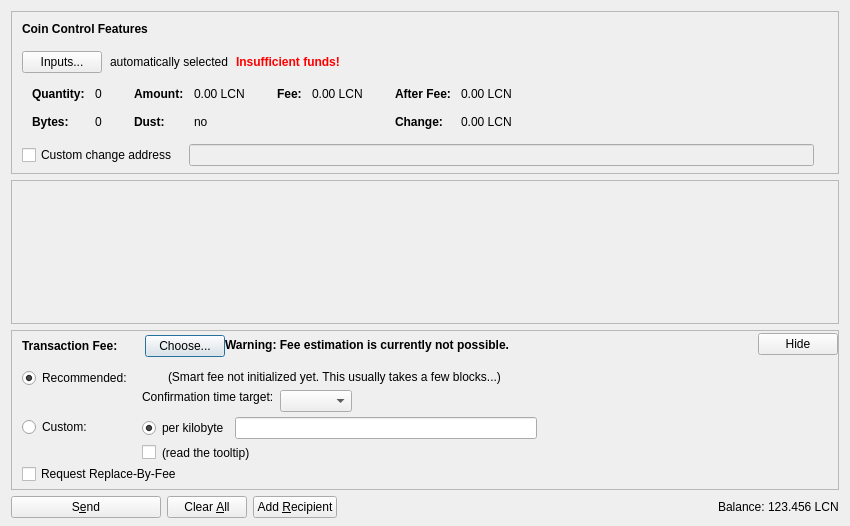
<?xml version="1.0" encoding="UTF-8"?>
<ui version="4.0">
 <class>SendCoinsDialog</class>
 <widget class="QDialog" name="SendCoinsDialog">
  <property name="geometry">
   <rect>
    <x>0</x>
    <y>0</y>
    <width>850</width>
    <height>526</height>
   </rect>
  </property>
  <property name="windowTitle">
   <string>Send Coins</string>
  </property>
  <layout class="QVBoxLayout" name="verticalLayout" stretch="0,1,0,0">
   <property name="bottomMargin">
    <number>8</number>
   </property>
   <item>
    <widget class="QFrame" name="frameCoinControl">
     <property name="sizePolicy">
      <sizepolicy hsizetype="Expanding" vsizetype="Expanding">
       <horstretch>0</horstretch>
       <verstretch>0</verstretch>
      </sizepolicy>
     </property>
     <property name="maximumSize">
      <size>
       <width>16777215</width>
       <height>16777215</height>
      </size>
     </property>
     <property name="frameShape">
      <enum>QFrame::StyledPanel</enum>
     </property>
     <property name="frameShadow">
      <enum>QFrame::Sunken</enum>
     </property>
     <layout class="QVBoxLayout" name="verticalLayoutCoinControl2">
      <property name="spacing">
       <number>0</number>
      </property>
      <property name="leftMargin">
       <number>0</number>
      </property>
      <property name="topMargin">
       <number>0</number>
      </property>
      <property name="rightMargin">
       <number>0</number>
      </property>
      <property name="bottomMargin">
       <number>6</number>
      </property>
      <item>
       <layout class="QVBoxLayout" name="verticalLayoutCoinControl" stretch="0,0,0,0,1">
        <property name="spacing">
         <number>0</number>
        </property>
        <property name="leftMargin">
         <number>10</number>
        </property>
        <property name="topMargin">
         <number>10</number>
        </property>
        <item>
         <layout class="QHBoxLayout" name="horizontalLayoutCoinControl1">
          <property name="bottomMargin">
           <number>15</number>
          </property>
          <item>
           <widget class="QLabel" name="labelCoinControlFeatures">
            <property name="sizePolicy">
             <sizepolicy hsizetype="Preferred" vsizetype="Maximum">
              <horstretch>0</horstretch>
              <verstretch>0</verstretch>
             </sizepolicy>
            </property>
            <property name="font">
             <font>
              <weight>75</weight>
              <bold>true</bold>
             </font>
            </property>
            <property name="styleSheet">
             <string notr="true">font-weight:bold;</string>
            </property>
            <property name="text">
             <string>Coin Control Features</string>
            </property>
           </widget>
          </item>
         </layout>
        </item>
        <item>
         <layout class="QHBoxLayout" name="horizontalLayoutCoinControl2" stretch="0,0,0,0">
          <property name="spacing">
           <number>8</number>
          </property>
          <property name="bottomMargin">
           <number>10</number>
          </property>
          <item>
           <widget class="QPushButton" name="pushButtonCoinControl">
            <property name="styleSheet">
             <string notr="true"/>
            </property>
            <property name="text">
             <string>Inputs...</string>
            </property>
            <property name="autoDefault">
             <bool>false</bool>
            </property>
           </widget>
          </item>
          <item>
           <widget class="QLabel" name="labelCoinControlAutomaticallySelected">
            <property name="text">
             <string>automatically selected</string>
            </property>
            <property name="margin">
             <number>5</number>
            </property>
           </widget>
          </item>
          <item>
           <widget class="QLabel" name="labelCoinControlInsuffFunds">
            <property name="font">
             <font>
              <weight>75</weight>
              <bold>true</bold>
             </font>
            </property>
            <property name="styleSheet">
             <string notr="true">color:red;font-weight:bold;</string>
            </property>
            <property name="text">
             <string>Insufficient funds!</string>
            </property>
            <property name="margin">
             <number>5</number>
            </property>
           </widget>
          </item>
          <item>
           <spacer name="horizontalSpacerCoinControl">
            <property name="orientation">
             <enum>Qt::Horizontal</enum>
            </property>
            <property name="sizeHint" stdset="0">
             <size>
              <width>40</width>
              <height>1</height>
             </size>
            </property>
           </spacer>
          </item>
         </layout>
        </item>
        <item>
         <widget class="QWidget" name="widgetCoinControl" native="true">
          <property name="sizePolicy">
           <sizepolicy hsizetype="Preferred" vsizetype="Preferred">
            <horstretch>0</horstretch>
            <verstretch>0</verstretch>
           </sizepolicy>
          </property>
          <property name="minimumSize">
           <size>
            <width>0</width>
            <height>0</height>
           </size>
          </property>
          <property name="styleSheet">
           <string notr="true"/>
          </property>
          <layout class="QHBoxLayout" name="horizontalLayoutCoinControl5">
           <property name="leftMargin">
            <number>0</number>
           </property>
           <property name="topMargin">
            <number>0</number>
           </property>
           <property name="rightMargin">
            <number>0</number>
           </property>
           <property name="bottomMargin">
            <number>0</number>
           </property>
           <item>
            <layout class="QHBoxLayout" name="horizontalLayoutCoinControl3" stretch="0,0,0,1">
             <property name="spacing">
              <number>20</number>
             </property>
             <property name="topMargin">
              <number>0</number>
             </property>
             <property name="bottomMargin">
              <number>10</number>
             </property>
             <item>
              <layout class="QFormLayout" name="formLayoutCoinControl1">
               <property name="horizontalSpacing">
                <number>10</number>
               </property>
               <property name="verticalSpacing">
                <number>14</number>
               </property>
               <property name="leftMargin">
                <number>10</number>
               </property>
               <property name="topMargin">
                <number>4</number>
               </property>
               <property name="rightMargin">
                <number>6</number>
               </property>
               <item row="0" column="0">
                <widget class="QLabel" name="labelCoinControlQuantityText">
                 <property name="font">
                  <font>
                   <weight>75</weight>
                   <bold>true</bold>
                  </font>
                 </property>
                 <property name="text">
                  <string>Quantity:</string>
                 </property>
                 <property name="margin">
                  <number>0</number>
                 </property>
                </widget>
               </item>
               <item row="0" column="1">
                <widget class="QLabel" name="labelCoinControlQuantity">
                 <property name="cursor">
                  <cursorShape>IBeamCursor</cursorShape>
                 </property>
                 <property name="contextMenuPolicy">
                  <enum>Qt::ActionsContextMenu</enum>
                 </property>
                 <property name="text">
                  <string notr="true">0</string>
                 </property>
                 <property name="margin">
                  <number>0</number>
                 </property>
                 <property name="textInteractionFlags">
                  <set>Qt::LinksAccessibleByMouse|Qt::TextSelectableByKeyboard|Qt::TextSelectableByMouse</set>
                 </property>
                </widget>
               </item>
               <item row="1" column="0">
                <widget class="QLabel" name="labelCoinControlBytesText">
                 <property name="font">
                  <font>
                   <weight>75</weight>
                   <bold>true</bold>
                  </font>
                 </property>
                 <property name="text">
                  <string>Bytes:</string>
                 </property>
                </widget>
               </item>
               <item row="1" column="1">
                <widget class="QLabel" name="labelCoinControlBytes">
                 <property name="cursor">
                  <cursorShape>IBeamCursor</cursorShape>
                 </property>
                 <property name="contextMenuPolicy">
                  <enum>Qt::ActionsContextMenu</enum>
                 </property>
                 <property name="text">
                  <string notr="true">0</string>
                 </property>
                 <property name="textInteractionFlags">
                  <set>Qt::LinksAccessibleByMouse|Qt::TextSelectableByKeyboard|Qt::TextSelectableByMouse</set>
                 </property>
                </widget>
               </item>
              </layout>
             </item>
             <item>
              <layout class="QFormLayout" name="formLayoutCoinControl2">
               <property name="horizontalSpacing">
                <number>10</number>
               </property>
               <property name="verticalSpacing">
                <number>14</number>
               </property>
               <property name="leftMargin">
                <number>6</number>
               </property>
               <property name="topMargin">
                <number>4</number>
               </property>
               <property name="rightMargin">
                <number>6</number>
               </property>
               <item row="0" column="0">
                <widget class="QLabel" name="labelCoinControlAmountText">
                 <property name="font">
                  <font>
                   <weight>75</weight>
                   <bold>true</bold>
                  </font>
                 </property>
                 <property name="text">
                  <string>Amount:</string>
                 </property>
                 <property name="margin">
                  <number>0</number>
                 </property>
                </widget>
               </item>
               <item row="0" column="1">
                <widget class="QLabel" name="labelCoinControlAmount">
                 <property name="cursor">
                  <cursorShape>IBeamCursor</cursorShape>
                 </property>
                 <property name="contextMenuPolicy">
                  <enum>Qt::ActionsContextMenu</enum>
                 </property>
                 <property name="text">
                  <string notr="true">0.00 LCN</string>
                 </property>
                 <property name="textInteractionFlags">
                  <set>Qt::LinksAccessibleByMouse|Qt::TextSelectableByKeyboard|Qt::TextSelectableByMouse</set>
                 </property>
                </widget>
               </item>
               <item row="1" column="0">
                <widget class="QLabel" name="labelCoinControlLowOutputText">
                 <property name="font">
                  <font>
                   <weight>75</weight>
                   <bold>true</bold>
                  </font>
                 </property>
                 <property name="text">
                  <string>Dust:</string>
                 </property>
                </widget>
               </item>
               <item row="1" column="1">
                <widget class="QLabel" name="labelCoinControlLowOutput">
                 <property name="cursor">
                  <cursorShape>IBeamCursor</cursorShape>
                 </property>
                 <property name="contextMenuPolicy">
                  <enum>Qt::ActionsContextMenu</enum>
                 </property>
                 <property name="text">
                  <string notr="true">no</string>
                 </property>
                 <property name="textInteractionFlags">
                  <set>Qt::LinksAccessibleByMouse|Qt::TextSelectableByKeyboard|Qt::TextSelectableByMouse</set>
                 </property>
                </widget>
               </item>
              </layout>
             </item>
             <item>
              <layout class="QFormLayout" name="formLayoutCoinControl3">
               <property name="horizontalSpacing">
                <number>10</number>
               </property>
               <property name="verticalSpacing">
                <number>14</number>
               </property>
               <property name="leftMargin">
                <number>6</number>
               </property>
               <property name="topMargin">
                <number>4</number>
               </property>
               <property name="rightMargin">
                <number>6</number>
               </property>
               <item row="0" column="0">
                <widget class="QLabel" name="labelCoinControlFeeText">
                 <property name="font">
                  <font>
                   <weight>75</weight>
                   <bold>true</bold>
                  </font>
                 </property>
                 <property name="text">
                  <string>Fee:</string>
                 </property>
                 <property name="margin">
                  <number>0</number>
                 </property>
                </widget>
               </item>
               <item row="0" column="1">
                <widget class="QLabel" name="labelCoinControlFee">
                 <property name="cursor">
                  <cursorShape>IBeamCursor</cursorShape>
                 </property>
                 <property name="contextMenuPolicy">
                  <enum>Qt::ActionsContextMenu</enum>
                 </property>
                 <property name="text">
                  <string notr="true">0.00 LCN</string>
                 </property>
                 <property name="textInteractionFlags">
                  <set>Qt::LinksAccessibleByMouse|Qt::TextSelectableByKeyboard|Qt::TextSelectableByMouse</set>
                 </property>
                </widget>
               </item>
              </layout>
             </item>
             <item>
              <layout class="QFormLayout" name="formLayoutCoinControl4">
               <property name="horizontalSpacing">
                <number>10</number>
               </property>
               <property name="verticalSpacing">
                <number>14</number>
               </property>
               <property name="leftMargin">
                <number>6</number>
               </property>
               <property name="topMargin">
                <number>4</number>
               </property>
               <property name="rightMargin">
                <number>6</number>
               </property>
               <item row="0" column="0">
                <widget class="QLabel" name="labelCoinControlAfterFeeText">
                 <property name="font">
                  <font>
                   <weight>75</weight>
                   <bold>true</bold>
                  </font>
                 </property>
                 <property name="text">
                  <string>After Fee:</string>
                 </property>
                 <property name="margin">
                  <number>0</number>
                 </property>
                </widget>
               </item>
               <item row="0" column="1">
                <widget class="QLabel" name="labelCoinControlAfterFee">
                 <property name="cursor">
                  <cursorShape>IBeamCursor</cursorShape>
                 </property>
                 <property name="contextMenuPolicy">
                  <enum>Qt::ActionsContextMenu</enum>
                 </property>
                 <property name="text">
                  <string notr="true">0.00 LCN</string>
                 </property>
                 <property name="textInteractionFlags">
                  <set>Qt::LinksAccessibleByMouse|Qt::TextSelectableByKeyboard|Qt::TextSelectableByMouse</set>
                 </property>
                </widget>
               </item>
               <item row="1" column="0">
                <widget class="QLabel" name="labelCoinControlChangeText">
                 <property name="font">
                  <font>
                   <weight>75</weight>
                   <bold>true</bold>
                  </font>
                 </property>
                 <property name="text">
                  <string>Change:</string>
                 </property>
                </widget>
               </item>
               <item row="1" column="1">
                <widget class="QLabel" name="labelCoinControlChange">
                 <property name="cursor">
                  <cursorShape>IBeamCursor</cursorShape>
                 </property>
                 <property name="contextMenuPolicy">
                  <enum>Qt::ActionsContextMenu</enum>
                 </property>
                 <property name="text">
                  <string notr="true">0.00 LCN</string>
                 </property>
                 <property name="textInteractionFlags">
                  <set>Qt::LinksAccessibleByMouse|Qt::TextSelectableByKeyboard|Qt::TextSelectableByMouse</set>
                 </property>
                </widget>
               </item>
              </layout>
             </item>
            </layout>
           </item>
          </layout>
         </widget>
        </item>
        <item>
         <layout class="QHBoxLayout" name="horizontalLayoutCoinControl4" stretch="0,0,0">
          <property name="spacing">
           <number>12</number>
          </property>
          <property name="sizeConstraint">
           <enum>QLayout::SetDefaultConstraint</enum>
          </property>
          <property name="topMargin">
           <number>5</number>
          </property>
          <property name="rightMargin">
           <number>5</number>
          </property>
          <item>
           <widget class="QCheckBox" name="checkBoxCoinControlChange">
            <property name="toolTip">
             <string>If this is activated, but the change address is empty or invalid, change will be sent to a newly generated address.</string>
            </property>
            <property name="text">
             <string>Custom change address</string>
            </property>
           </widget>
          </item>
          <item>
           <widget class="QValidatedLineEdit" name="lineEditCoinControlChange">
            <property name="enabled">
             <bool>false</bool>
            </property>
            <property name="sizePolicy">
             <sizepolicy hsizetype="Expanding" vsizetype="Fixed">
              <horstretch>0</horstretch>
              <verstretch>0</verstretch>
             </sizepolicy>
            </property>
           </widget>
          </item>
          <item>
           <widget class="QLabel" name="labelCoinControlChangeLabel">
            <property name="sizePolicy">
             <sizepolicy hsizetype="Preferred" vsizetype="Expanding">
              <horstretch>0</horstretch>
              <verstretch>0</verstretch>
             </sizepolicy>
            </property>
            <property name="minimumSize">
             <size>
              <width>0</width>
              <height>0</height>
             </size>
            </property>
            <property name="text">
             <string/>
            </property>
            <property name="margin">
             <number>3</number>
            </property>
           </widget>
          </item>
         </layout>
        </item>
        <item>
         <spacer name="verticalSpacerCoinControl">
          <property name="orientation">
           <enum>Qt::Vertical</enum>
          </property>
          <property name="sizeHint" stdset="0">
           <size>
            <width>800</width>
            <height>1</height>
           </size>
          </property>
         </spacer>
        </item>
       </layout>
      </item>
     </layout>
    </widget>
   </item>
   <item>
    <widget class="QScrollArea" name="scrollArea">
     <property name="widgetResizable">
      <bool>true</bool>
     </property>
     <widget class="QWidget" name="scrollAreaWidgetContents">
      <property name="geometry">
       <rect>
        <x>0</x>
        <y>0</y>
        <width>830</width>
        <height>104</height>
       </rect>
      </property>
      <layout class="QVBoxLayout" name="verticalLayout_2" stretch="0,1">
       <property name="leftMargin">
        <number>0</number>
       </property>
       <property name="topMargin">
        <number>0</number>
       </property>
       <property name="rightMargin">
        <number>0</number>
       </property>
       <property name="bottomMargin">
        <number>0</number>
       </property>
       <item>
        <layout class="QVBoxLayout" name="entries">
         <property name="spacing">
          <number>6</number>
         </property>
        </layout>
       </item>
       <item>
        <spacer name="verticalSpacer">
         <property name="orientation">
          <enum>Qt::Vertical</enum>
         </property>
         <property name="sizeHint" stdset="0">
          <size>
           <width>20</width>
           <height>40</height>
          </size>
         </property>
        </spacer>
       </item>
      </layout>
     </widget>
    </widget>
   </item>
   <item>
    <widget class="QFrame" name="frameFee">
     <property name="sizePolicy">
      <sizepolicy hsizetype="Expanding" vsizetype="Expanding">
       <horstretch>0</horstretch>
       <verstretch>0</verstretch>
      </sizepolicy>
     </property>
     <property name="maximumSize">
      <size>
       <width>16777215</width>
       <height>16777215</height>
      </size>
     </property>
     <property name="frameShape">
      <enum>QFrame::StyledPanel</enum>
     </property>
     <property name="frameShadow">
      <enum>QFrame::Sunken</enum>
     </property>
     <layout class="QVBoxLayout" name="verticalLayoutFee1">
      <property name="spacing">
       <number>0</number>
      </property>
      <property name="leftMargin">
       <number>0</number>
      </property>
      <property name="topMargin">
       <number>0</number>
      </property>
      <property name="rightMargin">
       <number>0</number>
      </property>
      <property name="bottomMargin">
       <number>0</number>
      </property>
      <item>
       <layout class="QVBoxLayout" name="verticalLayoutFee2" stretch="0,0,0">
        <property name="spacing">
         <number>0</number>
        </property>
        <property name="leftMargin">
         <number>10</number>
        </property>
        <property name="topMargin">
         <number>0</number>
        </property>
        <item>
         <layout class="QHBoxLayout" name="horizontalLayoutFee1">
          <property name="bottomMargin">
           <number>0</number>
          </property>
          <item>
           <layout class="QVBoxLayout" name="verticalLayoutFee7">
            <property name="spacing">
             <number>0</number>
            </property>
            <item>
             <spacer name="verticalSpacerSmartFee">
              <property name="orientation">
               <enum>Qt::Vertical</enum>
              </property>
              <property name="sizeType">
               <enum>QSizePolicy::Fixed</enum>
              </property>
              <property name="sizeHint" stdset="0">
               <size>
                <width>1</width>
                <height>4</height>
               </size>
              </property>
             </spacer>
            </item>
            <item>
             <layout class="QHBoxLayout" name="horizontalLayoutSmartFee">
              <property name="spacing">
               <number>10</number>
              </property>
              <item>
               <widget class="QLabel" name="labelFeeHeadline">
                <property name="sizePolicy">
                 <sizepolicy hsizetype="Preferred" vsizetype="Maximum">
                  <horstretch>0</horstretch>
                  <verstretch>0</verstretch>
                 </sizepolicy>
                </property>
                <property name="font">
                 <font>
                  <weight>75</weight>
                  <bold>true</bold>
                 </font>
                </property>
                <property name="styleSheet">
                 <string notr="true">font-weight:bold;</string>
                </property>
                <property name="text">
                 <string>Transaction Fee:</string>
                </property>
               </widget>
              </item>
              <item>
               <widget class="QLabel" name="labelFeeMinimized">
                <property name="text">
                 <string/>
                </property>
               </widget>
              </item>
              <item>
               <widget class="QPushButton" name="buttonChooseFee">
                <property name="text">
                 <string>Choose...</string>
                </property>
               </widget>
              </item>
             </layout>
            </item>
            <item>
             <spacer name="verticalSpacer_5">
              <property name="orientation">
               <enum>Qt::Vertical</enum>
              </property>
              <property name="sizeHint" stdset="0">
               <size>
                <width>1</width>
                <height>1</height>
               </size>
              </property>
             </spacer>
            </item>
           </layout>
          </item>
          <item>
           <widget class="QLabel" name="fallbackFeeWarningLabel">
            <property name="toolTip">
             <string>Using the fallbackfee can result in sending a transaction that will take several hours or days (or never) to confirm. Consider choosing your fee manually or wait until you have validated the complete chain.</string>
            </property>
            <property name="font">
            <font>
                <weight>75</weight>
                <bold>true</bold>
            </font>
            </property>
            <property name="text">
             <string>Warning: Fee estimation is currently not possible.</string>
            </property>
            <property name="wordWrap">
             <bool>false</bool>
            </property>
           </widget>
          </item>
          <item>
           <spacer name="horizontalSpacer_4">
            <property name="orientation">
             <enum>Qt::Horizontal</enum>
            </property>
            <property name="sizeType">
             <enum>QSizePolicy::MinimumExpanding</enum>
            </property>
            <property name="sizeHint" stdset="0">
             <size>
              <width>40</width>
              <height>20</height>
             </size>
            </property>
           </spacer>
          </item>
          <item>
           <widget class="QPushButton" name="buttonMinimizeFee">
            <property name="toolTip">
             <string>collapse fee-settings</string>
            </property>
            <property name="text">
             <string>Hide</string>
            </property>
           </widget>
          </item>
         </layout>
        </item>
        <item>
         <widget class="QFrame" name="frameFeeSelection">
          <layout class="QVBoxLayout" name="verticalLayoutFee12">
           <property name="spacing">
            <number>0</number>
           </property>
           <property name="leftMargin">
            <number>0</number>
           </property>
           <property name="topMargin">
            <number>0</number>
           </property>
           <property name="rightMargin">
            <number>0</number>
           </property>
           <property name="bottomMargin">
            <number>0</number>
           </property>
           <item>
            <layout class="QGridLayout" name="gridLayoutFee">
             <property name="topMargin">
              <number>10</number>
             </property>
             <property name="bottomMargin">
              <number>4</number>
             </property>
             <property name="horizontalSpacing">
              <number>10</number>
             </property>
             <property name="verticalSpacing">
              <number>4</number>
             </property>
             <item row="1" column="1">
              <layout class="QVBoxLayout" name="verticalLayoutFee8">
               <property name="spacing">
                <number>6</number>
               </property>
               <item>
                <layout class="QHBoxLayout" name="horizontalLayoutFee13">
                 <item>
                  <widget class="QRadioButton" name="radioCustomPerKilobyte">
                   <property name="toolTip">
                    <string>If the custom fee is set to 1000 satoshis and the transaction is only 250 bytes, then &quot;per kilobyte&quot; only pays 250 satoshis in fee, while &quot;total at least&quot; pays 1000 satoshis. For transactions bigger than a kilobyte both pay by kilobyte.</string>
                   </property>
                   <property name="text">
                    <string>per kilobyte</string>
                   </property>
                   <property name="checked">
                    <bool>true</bool>
                   </property>
                   <attribute name="buttonGroup">
                    <string notr="true">groupCustomFee</string>
                   </attribute>
                  </widget>
                 </item>
                 <item>
                  <widget class="BitcoinAmountField" name="customFee"/>
                 </item>
                 <item>
                  <spacer name="horizontalSpacer_6">
                   <property name="orientation">
                    <enum>Qt::Horizontal</enum>
                   </property>
                   <property name="sizeHint" stdset="0">
                    <size>
                     <width>1</width>
                     <height>1</height>
                    </size>
                   </property>
                  </spacer>
                 </item>
                </layout>
               </item>
               <item>
                <layout class="QHBoxLayout" name="horizontalLayoutFee8">
                 <item>
                  <widget class="QCheckBox" name="checkBoxMinimumFee">
                   <property name="toolTip">
                    <string>Paying only the minimum fee is just fine as long as there is less transaction volume than space in the blocks. But be aware that this can end up in a never confirming transaction once there is more demand for liteconnect transactions than the network can process.</string>
                   </property>
                   <property name="text">
                    <string/>
                   </property>
                  </widget>
                 </item>
                 <item>
                  <widget class="QLabel" name="labelMinFeeWarning">
                   <property name="enabled">
                    <bool>true</bool>
                   </property>
                   <property name="toolTip">
                    <string>Paying only the minimum fee is just fine as long as there is less transaction volume than space in the blocks. But be aware that this can end up in a never confirming transaction once there is more demand for liteconnect transactions than the network can process.</string>
                   </property>
                   <property name="text">
                    <string>(read the tooltip)</string>
                   </property>
                   <property name="margin">
                    <number>5</number>
                   </property>
                  </widget>
                 </item>
                 <item>
                  <spacer name="horizontalSpacer_2">
                   <property name="orientation">
                    <enum>Qt::Horizontal</enum>
                   </property>
                   <property name="sizeHint" stdset="0">
                    <size>
                     <width>1</width>
                     <height>1</height>
                    </size>
                   </property>
                  </spacer>
                 </item>
                </layout>
               </item>
              </layout>
             </item>
             <item row="0" column="0">
              <layout class="QVBoxLayout" name="verticalLayoutFee4" stretch="0,1">
               <item>
                <widget class="QRadioButton" name="radioSmartFee">
                 <property name="text">
                  <string>Recommended:</string>
                 </property>
                 <property name="checked">
                  <bool>true</bool>
                 </property>
                 <attribute name="buttonGroup">
                  <string notr="true">groupFee</string>
                 </attribute>
                </widget>
               </item>
               <item>
                <spacer name="verticalSpacer_2">
                 <property name="orientation">
                  <enum>Qt::Vertical</enum>
                 </property>
                 <property name="sizeHint" stdset="0">
                  <size>
                   <width>1</width>
                   <height>1</height>
                  </size>
                 </property>
                </spacer>
               </item>
              </layout>
             </item>
             <item row="1" column="0">
              <layout class="QVBoxLayout" name="verticalLayoutFee9" stretch="0,1">
               <item>
                <widget class="QRadioButton" name="radioCustomFee">
                 <property name="text">
                  <string>Custom:</string>
                 </property>
                 <attribute name="buttonGroup">
                  <string notr="true">groupFee</string>
                 </attribute>
                </widget>
               </item>
               <item>
                <spacer name="verticalSpacer_6">
                 <property name="orientation">
                  <enum>Qt::Vertical</enum>
                 </property>
                 <property name="sizeHint" stdset="0">
                  <size>
                   <width>1</width>
                   <height>1</height>
                  </size>
                 </property>
                </spacer>
               </item>
              </layout>
             </item>
             <item row="0" column="1">
              <layout class="QVBoxLayout" name="verticalLayoutFee3" stretch="0,0,1">
               <property name="spacing">
                <number>6</number>
               </property>
               <property name="topMargin">
                <number>2</number>
               </property>
               <item>
                <layout class="QHBoxLayout" name="horizontalLayoutFee12">
                 <item>
                  <widget class="QLabel" name="labelSmartFee">
                   <property name="text">
                    <string/>
                   </property>
                   <property name="margin">
                    <number>2</number>
                   </property>
                  </widget>
                 </item>
                 <item>
                  <widget class="QLabel" name="labelFeeEstimation">
                   <property name="text">
                    <string/>
                   </property>
                  </widget>
                 </item>
                 <item>
                  <widget class="QLabel" name="labelSmartFee2">
                   <property name="text">
                    <string>(Smart fee not initialized yet. This usually takes a few blocks...)</string>
                   </property>
                   <property name="margin">
                    <number>2</number>
                   </property>
                  </widget>
                 </item>
                 <item>
                  <spacer name="horizontalSpacer_5">
                   <property name="orientation">
                    <enum>Qt::Horizontal</enum>
                   </property>
                   <property name="sizeHint" stdset="0">
                    <size>
                     <width>1</width>
                     <height>1</height>
                    </size>
                   </property>
                  </spacer>
                 </item>
                </layout>
               </item>
               <item>
                <layout class="QHBoxLayout" name="horizontalLayoutFee9">
                 <item>
                  <layout class="QVBoxLayout" name="verticalLayoutFee6">
                   <item>
                    <widget class="QLabel" name="labelSmartFee3">
                     <property name="text">
                      <string>Confirmation time target:</string>
                     </property>
                     <property name="margin">
                      <number>2</number>
                     </property>
                    </widget>
                   </item>
                   <item>
                    <spacer name="verticalSpacer_3">
                     <property name="orientation">
                      <enum>Qt::Vertical</enum>
                     </property>
                     <property name="sizeHint" stdset="0">
                      <size>
                       <width>1</width>
                       <height>1</height>
                      </size>
                     </property>
                    </spacer>
                   </item>
                  </layout>
                 </item>
                 <item>
                  <layout class="QVBoxLayout" name="verticalLayoutFee5">
                   <property name="rightMargin">
                    <number>30</number>
                   </property>
                   <item>
                    <layout class="QHBoxLayout" name="horizontalLayoutConfTarget">
                     <property name="bottomMargin">
                      <number>0</number>
                     </property>
                     <item>
                      <widget class="QComboBox" name="confTargetSelector"/>
                     </item>
                     <item>
                      <spacer name="horizontalSpacerConfTarget">
                       <property name="orientation">
                        <enum>Qt::Horizontal</enum>
                       </property>
                       <property name="sizeHint" stdset="0">
                        <size>
                         <width>40</width>
                         <height>20</height>
                        </size>
                       </property>
                      </spacer>
                     </item>
                    </layout>
                   </item>
                  </layout>
                 </item>
                </layout>
               </item>
               <item>
                <spacer name="verticalSpacer_4">
                 <property name="orientation">
                  <enum>Qt::Vertical</enum>
                 </property>
                 <property name="sizeHint" stdset="0">
                  <size>
                   <width>1</width>
                   <height>1</height>
                  </size>
                 </property>
                </spacer>
               </item>
              </layout>
             </item>
            </layout>
           </item>
           <item>
            <widget class="QCheckBox" name="optInRBF">
             <property name="text">
              <string>Request Replace-By-Fee</string>
             </property>
             <property name="toolTip">
              <string>Indicates that the sender may wish to replace this transaction with a new one paying higher fees (prior to being confirmed).</string>
             </property>
            </widget>
           </item>
          </layout>
         </widget>
        </item>
        <item>
         <spacer name="verticalSpacerFee">
          <property name="orientation">
           <enum>Qt::Vertical</enum>
          </property>
          <property name="sizeHint" stdset="0">
           <size>
            <width>40</width>
            <height>5</height>
           </size>
          </property>
         </spacer>
        </item>
       </layout>
      </item>
     </layout>
    </widget>
   </item>
   <item>
    <layout class="QHBoxLayout" name="horizontalLayout">
     <item>
      <widget class="QPushButton" name="sendButton">
       <property name="minimumSize">
        <size>
         <width>150</width>
         <height>0</height>
        </size>
       </property>
       <property name="toolTip">
        <string>Confirm the send action</string>
       </property>
       <property name="text">
        <string>S&amp;end</string>
       </property>
       <property name="icon">
        <iconset resource="../bitcoin.qrc">
         <normaloff>:/icons/send</normaloff>:/icons/send</iconset>
       </property>
       <property name="autoDefault">
        <bool>false</bool>
       </property>
       <property name="default">
        <bool>false</bool>
       </property>
      </widget>
     </item>
     <item>
      <widget class="QPushButton" name="clearButton">
       <property name="sizePolicy">
        <sizepolicy hsizetype="Minimum" vsizetype="Fixed">
         <horstretch>0</horstretch>
         <verstretch>0</verstretch>
        </sizepolicy>
       </property>
       <property name="toolTip">
        <string>Clear all fields of the form.</string>
       </property>
       <property name="text">
        <string>Clear &amp;All</string>
       </property>
       <property name="icon">
        <iconset resource="../bitcoin.qrc">
         <normaloff>:/icons/remove</normaloff>:/icons/remove</iconset>
       </property>
       <property name="autoDefault">
        <bool>false</bool>
       </property>
      </widget>
     </item>
     <item>
      <widget class="QPushButton" name="addButton">
       <property name="toolTip">
        <string>Send to multiple recipients at once</string>
       </property>
       <property name="text">
        <string>Add &amp;Recipient</string>
       </property>
       <property name="icon">
        <iconset resource="../bitcoin.qrc">
         <normaloff>:/icons/add</normaloff>:/icons/add</iconset>
       </property>
       <property name="autoDefault">
        <bool>false</bool>
       </property>
      </widget>
     </item>
     <item>
      <spacer name="horizontalSpacer">
       <property name="orientation">
        <enum>Qt::Horizontal</enum>
       </property>
       <property name="sizeHint" stdset="0">
        <size>
         <width>40</width>
         <height>20</height>
        </size>
       </property>
      </spacer>
     </item>
     <item>
      <layout class="QHBoxLayout" name="horizontalLayout_2">
       <property name="spacing">
        <number>3</number>
       </property>
       <item>
        <widget class="QLabel" name="label">
         <property name="sizePolicy">
          <sizepolicy hsizetype="Preferred" vsizetype="Fixed">
           <horstretch>0</horstretch>
           <verstretch>0</verstretch>
          </sizepolicy>
         </property>
         <property name="text">
          <string>Balance:</string>
         </property>
        </widget>
       </item>
       <item>
        <widget class="QLabel" name="labelBalance">
         <property name="sizePolicy">
          <sizepolicy hsizetype="Preferred" vsizetype="Fixed">
           <horstretch>0</horstretch>
           <verstretch>0</verstretch>
          </sizepolicy>
         </property>
         <property name="cursor">
          <cursorShape>IBeamCursor</cursorShape>
         </property>
         <property name="text">
          <string notr="true">123.456 LCN</string>
         </property>
         <property name="textInteractionFlags">
          <set>Qt::LinksAccessibleByMouse|Qt::TextSelectableByKeyboard|Qt::TextSelectableByMouse</set>
         </property>
        </widget>
       </item>
      </layout>
     </item>
    </layout>
   </item>
  </layout>
 </widget>
 <customwidgets>
  <customwidget>
   <class>QValidatedLineEdit</class>
   <extends>QLineEdit</extends>
   <header>qvalidatedlineedit.h</header>
  </customwidget>
  <customwidget>
   <class>BitcoinAmountField</class>
   <extends>QLineEdit</extends>
   <header>bitcoinamountfield.h</header>
   <container>1</container>
  </customwidget>
 </customwidgets>
 <resources>
  <include location="../bitcoin.qrc"/>
 </resources>
 <connections/>
 <buttongroups>
  <buttongroup name="groupFee"/>
  <buttongroup name="groupCustomFee"/>
 </buttongroups>
</ui>
